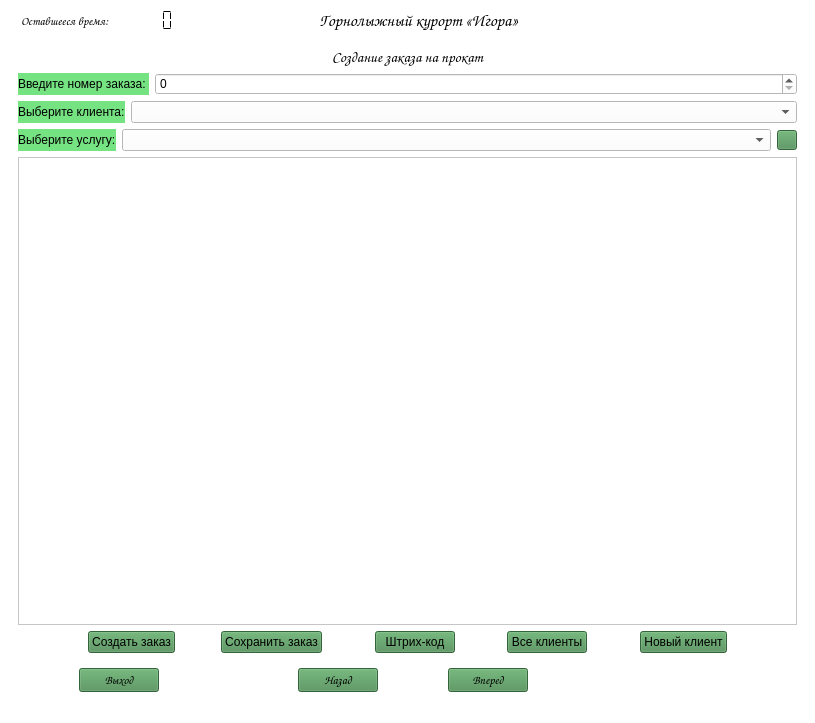
<?xml version="1.0" encoding="UTF-8"?>
<ui version="4.0">
 <class>Igora</class>
 <widget class="QMainWindow" name="Igora">
  <property name="geometry">
   <rect>
    <x>0</x>
    <y>0</y>
    <width>815</width>
    <height>723</height>
   </rect>
  </property>
  <property name="minimumSize">
   <size>
    <width>600</width>
    <height>550</height>
   </size>
  </property>
  <property name="windowTitle">
   <string>Igora</string>
  </property>
  <property name="windowIcon">
   <iconset>
    <normaloff>img/logo.ico</normaloff>img/logo.ico</iconset>
  </property>
  <property name="autoFillBackground">
   <bool>false</bool>
  </property>
  <property name="styleSheet">
   <string notr="true">background-color: rgb(255, 255, 255);</string>
  </property>
  <widget class="QWidget" name="centralwidget">
   <property name="styleSheet">
    <string notr="true"/>
   </property>
   <layout class="QVBoxLayout" name="verticalLayout_2">
    <item>
     <layout class="QHBoxLayout" name="horizontalLayout_2" stretch="1,0,2,3,2,1,1">
      <property name="leftMargin">
       <number>12</number>
      </property>
      <property name="rightMargin">
       <number>0</number>
      </property>
      <item>
       <widget class="QLabel" name="lbl_timer">
        <property name="font">
         <font>
          <family>Comic Sans MS</family>
         </font>
        </property>
        <property name="text">
         <string>Оставшееся время:</string>
        </property>
       </widget>
      </item>
      <item>
       <widget class="QLCDNumber" name="lcdTimer">
        <property name="sizePolicy">
         <sizepolicy hsizetype="Fixed" vsizetype="Fixed">
          <horstretch>64</horstretch>
          <verstretch>80</verstretch>
         </sizepolicy>
        </property>
        <property name="font">
         <font>
          <family>Comic Sans MS</family>
          <pointsize>8</pointsize>
          <weight>50</weight>
          <italic>false</italic>
          <bold>false</bold>
         </font>
        </property>
        <property name="styleSheet">
         <string notr="true">font: 8pt &quot;Comic Sans MS&quot;;</string>
        </property>
        <property name="frameShape">
         <enum>QFrame::NoFrame</enum>
        </property>
        <property name="frameShadow">
         <enum>QFrame::Raised</enum>
        </property>
        <property name="lineWidth">
         <number>1</number>
        </property>
        <property name="smallDecimalPoint">
         <bool>false</bool>
        </property>
        <property name="digitCount">
         <number>5</number>
        </property>
        <property name="mode">
         <enum>QLCDNumber::Dec</enum>
        </property>
        <property name="segmentStyle">
         <enum>QLCDNumber::Flat</enum>
        </property>
        <property name="intValue" stdset="0">
         <number>0</number>
        </property>
       </widget>
      </item>
      <item>
       <spacer name="horizontalSpacer_18">
        <property name="orientation">
         <enum>Qt::Horizontal</enum>
        </property>
        <property name="sizeHint" stdset="0">
         <size>
          <width>40</width>
          <height>20</height>
         </size>
        </property>
       </spacer>
      </item>
      <item>
       <widget class="QLabel" name="label">
        <property name="minimumSize">
         <size>
          <width>0</width>
          <height>0</height>
         </size>
        </property>
        <property name="font">
         <font>
          <family>Comic Sans MS</family>
          <pointsize>13</pointsize>
         </font>
        </property>
        <property name="text">
         <string>Горнолыжный курорт «Игора»    </string>
        </property>
        <property name="alignment">
         <set>Qt::AlignCenter</set>
        </property>
       </widget>
      </item>
      <item>
       <spacer name="horizontalSpacer_19">
        <property name="orientation">
         <enum>Qt::Horizontal</enum>
        </property>
        <property name="sizeHint" stdset="0">
         <size>
          <width>40</width>
          <height>20</height>
         </size>
        </property>
       </spacer>
      </item>
      <item>
       <spacer name="horizontalSpacer_6">
        <property name="orientation">
         <enum>Qt::Horizontal</enum>
        </property>
        <property name="sizeHint" stdset="0">
         <size>
          <width>40</width>
          <height>20</height>
         </size>
        </property>
       </spacer>
      </item>
      <item>
       <widget class="QLabel" name="logo">
        <property name="maximumSize">
         <size>
          <width>80</width>
          <height>80</height>
         </size>
        </property>
        <property name="font">
         <font>
          <family>Comic Sans MS</family>
         </font>
        </property>
        <property name="text">
         <string/>
        </property>
        <property name="pixmap">
         <pixmap>img/logo_mini.png</pixmap>
        </property>
       </widget>
      </item>
     </layout>
    </item>
    <item>
     <layout class="QVBoxLayout" name="verticalLayout" stretch="0">
      <item>
       <widget class="QStackedWidget" name="stackedWidget_main">
        <property name="styleSheet">
         <string notr="true">font: &quot;Comic Sans MS&quot;;</string>
        </property>
        <property name="currentIndex">
         <number>2</number>
        </property>
        <widget class="QWidget" name="page_1_for_all">
         <layout class="QVBoxLayout" name="verticalLayout_3">
          <item>
           <layout class="QVBoxLayout" name="verticalLayout_4" stretch="1,1,1,10">
            <property name="spacing">
             <number>2</number>
            </property>
            <property name="sizeConstraint">
             <enum>QLayout::SetMaximumSize</enum>
            </property>
            <item>
             <layout class="QHBoxLayout" name="horizontalLayout_6">
              <item>
               <widget class="QLabel" name="label_3">
                <property name="sizePolicy">
                 <sizepolicy hsizetype="Preferred" vsizetype="Minimum">
                  <horstretch>0</horstretch>
                  <verstretch>0</verstretch>
                 </sizepolicy>
                </property>
                <property name="font">
                 <font>
                  <family>Comic Sans MS</family>
                  <pointsize>11</pointsize>
                  <weight>50</weight>
                  <italic>false</italic>
                  <bold>false</bold>
                 </font>
                </property>
                <property name="text">
                 <string>Персональные данные сотрудника</string>
                </property>
                <property name="alignment">
                 <set>Qt::AlignCenter</set>
                </property>
               </widget>
              </item>
             </layout>
            </item>
            <item>
             <layout class="QHBoxLayout" name="horizontalLayout_4">
              <property name="spacing">
               <number>0</number>
              </property>
              <property name="sizeConstraint">
               <enum>QLayout::SetDefaultConstraint</enum>
              </property>
              <item>
               <widget class="QLabel" name="label_4">
                <property name="sizePolicy">
                 <sizepolicy hsizetype="Fixed" vsizetype="Minimum">
                  <horstretch>0</horstretch>
                  <verstretch>0</verstretch>
                 </sizepolicy>
                </property>
                <property name="maximumSize">
                 <size>
                  <width>35</width>
                  <height>30</height>
                 </size>
                </property>
                <property name="baseSize">
                 <size>
                  <width>0</width>
                  <height>30</height>
                 </size>
                </property>
                <property name="font">
                 <font>
                  <family>Comic Sans MS</family>
                  <pointsize>10</pointsize>
                  <weight>50</weight>
                  <italic>false</italic>
                  <bold>false</bold>
                 </font>
                </property>
                <property name="styleSheet">
                 <string notr="true">background-color: rgb(118, 227, 131);</string>
                </property>
                <property name="text">
                 <string>ФИО: </string>
                </property>
               </widget>
              </item>
              <item>
               <widget class="QLabel" name="lbl_fio">
                <property name="sizePolicy">
                 <sizepolicy hsizetype="Fixed" vsizetype="Minimum">
                  <horstretch>0</horstretch>
                  <verstretch>0</verstretch>
                 </sizepolicy>
                </property>
                <property name="minimumSize">
                 <size>
                  <width>0</width>
                  <height>0</height>
                 </size>
                </property>
                <property name="maximumSize">
                 <size>
                  <width>16777213</width>
                  <height>30</height>
                 </size>
                </property>
                <property name="baseSize">
                 <size>
                  <width>0</width>
                  <height>30</height>
                 </size>
                </property>
                <property name="font">
                 <font>
                  <family>Comic Sans MS</family>
                  <pointsize>10</pointsize>
                  <weight>50</weight>
                  <italic>false</italic>
                  <bold>false</bold>
                 </font>
                </property>
                <property name="styleSheet">
                 <string notr="true">background-color: rgb(118, 227, 131);</string>
                </property>
                <property name="text">
                 <string>Федоров Фёдор Фёдорович (для примера)</string>
                </property>
               </widget>
              </item>
             </layout>
            </item>
            <item>
             <layout class="QHBoxLayout" name="horizontalLayout_3">
              <property name="spacing">
               <number>0</number>
              </property>
              <property name="sizeConstraint">
               <enum>QLayout::SetMinimumSize</enum>
              </property>
              <item>
               <widget class="QLabel" name="label_2">
                <property name="sizePolicy">
                 <sizepolicy hsizetype="Preferred" vsizetype="Minimum">
                  <horstretch>0</horstretch>
                  <verstretch>0</verstretch>
                 </sizepolicy>
                </property>
                <property name="maximumSize">
                 <size>
                  <width>35</width>
                  <height>30</height>
                 </size>
                </property>
                <property name="font">
                 <font>
                  <family>Comic Sans MS</family>
                  <pointsize>10</pointsize>
                  <weight>50</weight>
                  <italic>false</italic>
                  <bold>false</bold>
                 </font>
                </property>
                <property name="styleSheet">
                 <string notr="true">background-color: rgb(118, 227, 131);</string>
                </property>
                <property name="text">
                 <string>Роль:</string>
                </property>
               </widget>
              </item>
              <item>
               <widget class="QLabel" name="lbl_role">
                <property name="sizePolicy">
                 <sizepolicy hsizetype="Preferred" vsizetype="Minimum">
                  <horstretch>0</horstretch>
                  <verstretch>0</verstretch>
                 </sizepolicy>
                </property>
                <property name="minimumSize">
                 <size>
                  <width>0</width>
                  <height>0</height>
                 </size>
                </property>
                <property name="maximumSize">
                 <size>
                  <width>16777215</width>
                  <height>30</height>
                 </size>
                </property>
                <property name="font">
                 <font>
                  <family>Comic Sans MS</family>
                  <pointsize>10</pointsize>
                  <weight>50</weight>
                  <italic>false</italic>
                  <bold>false</bold>
                 </font>
                </property>
                <property name="styleSheet">
                 <string notr="true">background-color: rgb(118, 227, 131);</string>
                </property>
                <property name="text">
                 <string>администратор</string>
                </property>
               </widget>
              </item>
             </layout>
            </item>
            <item>
             <layout class="QHBoxLayout" name="horizontalLayout_7" stretch="1,2,1">
              <item>
               <spacer name="horizontalSpacer_4">
                <property name="orientation">
                 <enum>Qt::Horizontal</enum>
                </property>
                <property name="sizeHint" stdset="0">
                 <size>
                  <width>40</width>
                  <height>20</height>
                 </size>
                </property>
               </spacer>
              </item>
              <item>
               <widget class="QLabel" name="lbl_photo">
                <property name="sizePolicy">
                 <sizepolicy hsizetype="Minimum" vsizetype="Minimum">
                  <horstretch>0</horstretch>
                  <verstretch>0</verstretch>
                 </sizepolicy>
                </property>
                <property name="text">
                 <string/>
                </property>
                <property name="textFormat">
                 <enum>Qt::AutoText</enum>
                </property>
                <property name="pixmap">
                 <pixmap>img/Миронов.jpeg</pixmap>
                </property>
                <property name="scaledContents">
                 <bool>true</bool>
                </property>
                <property name="alignment">
                 <set>Qt::AlignJustify|Qt::AlignVCenter</set>
                </property>
                <property name="wordWrap">
                 <bool>false</bool>
                </property>
               </widget>
              </item>
              <item>
               <spacer name="horizontalSpacer_5">
                <property name="orientation">
                 <enum>Qt::Horizontal</enum>
                </property>
                <property name="sizeHint" stdset="0">
                 <size>
                  <width>40</width>
                  <height>20</height>
                 </size>
                </property>
               </spacer>
              </item>
             </layout>
            </item>
           </layout>
          </item>
         </layout>
        </widget>
        <widget class="QWidget" name="page_2_for_admin">
         <property name="styleSheet">
          <string notr="true">font: &quot;Comic Sans MS&quot;;</string>
         </property>
         <layout class="QVBoxLayout" name="verticalLayout_7">
          <item>
           <layout class="QHBoxLayout" name="horizontalLayout_9">
            <item>
             <widget class="QLabel" name="label_5">
              <property name="font">
               <font>
                <family>Comic Sans MS</family>
                <pointsize>11</pointsize>
                <weight>50</weight>
                <italic>false</italic>
                <bold>false</bold>
               </font>
              </property>
              <property name="styleSheet">
               <string notr="true">font: 11pt &quot;Comic Sans MS&quot;;</string>
              </property>
              <property name="text">
               <string>Просмотр истории входа сотрудников</string>
              </property>
              <property name="alignment">
               <set>Qt::AlignCenter</set>
              </property>
             </widget>
            </item>
           </layout>
          </item>
          <item>
           <widget class="QTableWidget" name="table_entry">
            <property name="statusTip">
             <string/>
            </property>
            <property name="styleSheet">
             <string notr="true">font: 8pt &quot;Comic Sans MS&quot;;</string>
            </property>
            <property name="sizeAdjustPolicy">
             <enum>QAbstractScrollArea::AdjustToContents</enum>
            </property>
            <property name="autoScroll">
             <bool>false</bool>
            </property>
            <property name="autoScrollMargin">
             <number>20</number>
            </property>
            <property name="alternatingRowColors">
             <bool>false</bool>
            </property>
            <property name="horizontalScrollMode">
             <enum>QAbstractItemView::ScrollPerItem</enum>
            </property>
            <property name="showGrid">
             <bool>true</bool>
            </property>
            <property name="gridStyle">
             <enum>Qt::DashLine</enum>
            </property>
            <property name="sortingEnabled">
             <bool>true</bool>
            </property>
            <property name="wordWrap">
             <bool>true</bool>
            </property>
            <property name="cornerButtonEnabled">
             <bool>true</bool>
            </property>
            <attribute name="horizontalHeaderDefaultSectionSize">
             <number>100</number>
            </attribute>
            <attribute name="horizontalHeaderStretchLastSection">
             <bool>true</bool>
            </attribute>
            <attribute name="verticalHeaderStretchLastSection">
             <bool>false</bool>
            </attribute>
           </widget>
          </item>
         </layout>
        </widget>
        <widget class="QWidget" name="page_3_not_for_admin">
         <layout class="QVBoxLayout" name="verticalLayout_8">
          <item>
           <layout class="QVBoxLayout" name="verticalLayout_6">
            <item>
             <widget class="QLabel" name="label_6">
              <property name="font">
               <font>
                <family>Comic Sans MS</family>
                <pointsize>11</pointsize>
                <weight>50</weight>
                <italic>false</italic>
                <bold>false</bold>
               </font>
              </property>
              <property name="styleSheet">
               <string notr="true">font: 11pt &quot;Comic Sans MS&quot;;</string>
              </property>
              <property name="text">
               <string>Создание заказа на прокат</string>
              </property>
              <property name="alignment">
               <set>Qt::AlignCenter</set>
              </property>
             </widget>
            </item>
            <item>
             <layout class="QHBoxLayout" name="horizontalLayout_10" stretch="1,10">
              <item>
               <widget class="QLabel" name="label_7">
                <property name="styleSheet">
                 <string notr="true">background-color: rgb(118, 227, 131);
font: 9pt &quot;Comic Sans MS&quot;;</string>
                </property>
                <property name="text">
                 <string>Введите номер заказа: </string>
                </property>
               </widget>
              </item>
              <item>
               <widget class="QSpinBox" name="spin_num_order">
                <property name="maximum">
                 <number>99999999</number>
                </property>
               </widget>
              </item>
             </layout>
            </item>
            <item>
             <layout class="QHBoxLayout" name="horizontalLayout_11" stretch="1,10">
              <item>
               <widget class="QLabel" name="label_8">
                <property name="styleSheet">
                 <string notr="true">font: 9pt &quot;Comic Sans MS&quot;;
background-color: rgb(118, 227, 131);</string>
                </property>
                <property name="text">
                 <string>Выберите клиента:</string>
                </property>
               </widget>
              </item>
              <item>
               <widget class="QComboBox" name="comboBox_clients"/>
              </item>
             </layout>
            </item>
            <item>
             <layout class="QHBoxLayout" name="horizontalLayout_12" stretch="1,100,0">
              <item>
               <widget class="QLabel" name="label_9">
                <property name="styleSheet">
                 <string notr="true">font: 9pt &quot;Comic Sans MS&quot;;
background-color: rgb(118, 227, 131);</string>
                </property>
                <property name="text">
                 <string>Выберите услугу:</string>
                </property>
               </widget>
              </item>
              <item>
               <widget class="QComboBox" name="comboBox_serv"/>
              </item>
              <item>
               <widget class="QPushButton" name="btn_plus">
                <property name="maximumSize">
                 <size>
                  <width>20</width>
                  <height>20</height>
                 </size>
                </property>
                <property name="styleSheet">
                 <string notr="true">background-color: rgb(73, 140, 81);</string>
                </property>
                <property name="text">
                 <string/>
                </property>
                <property name="icon">
                 <iconset>
                  <normaloff>img/Добавить.png</normaloff>img/Добавить.png</iconset>
                </property>
                <property name="iconSize">
                 <size>
                  <width>20</width>
                  <height>20</height>
                 </size>
                </property>
                <property name="checkable">
                 <bool>false</bool>
                </property>
                <property name="checked">
                 <bool>false</bool>
                </property>
                <property name="autoRepeat">
                 <bool>false</bool>
                </property>
                <property name="autoExclusive">
                 <bool>false</bool>
                </property>
               </widget>
              </item>
             </layout>
            </item>
            <item>
             <widget class="QListWidget" name="add_new_field">
              <property name="iconSize">
               <size>
                <width>500</width>
                <height>151</height>
               </size>
              </property>
              <property name="selectionRectVisible">
               <bool>true</bool>
              </property>
             </widget>
            </item>
            <item>
             <layout class="QHBoxLayout" name="horizontalLayout_13" stretch="3,1,0,0,2,1,2,1,2,1,3">
              <item>
               <spacer name="horizontalSpacer_7">
                <property name="orientation">
                 <enum>Qt::Horizontal</enum>
                </property>
                <property name="sizeHint" stdset="0">
                 <size>
                  <width>40</width>
                  <height>20</height>
                 </size>
                </property>
               </spacer>
              </item>
              <item>
               <widget class="QPushButton" name="btn_new_order">
                <property name="styleSheet">
                 <string notr="true">background-color: rgb(73, 140, 81);
font: 9pt &quot;Comic Sans MS&quot;;</string>
                </property>
                <property name="text">
                 <string>Создать заказ</string>
                </property>
               </widget>
              </item>
              <item>
               <spacer name="horizontalSpacer_17">
                <property name="orientation">
                 <enum>Qt::Horizontal</enum>
                </property>
                <property name="sizeHint" stdset="0">
                 <size>
                  <width>40</width>
                  <height>20</height>
                 </size>
                </property>
               </spacer>
              </item>
              <item>
               <widget class="QPushButton" name="btn_save_request">
                <property name="styleSheet">
                 <string notr="true">background-color: rgb(73, 140, 81);
font: 9pt &quot;Comic Sans MS&quot;;</string>
                </property>
                <property name="text">
                 <string>Сохранить заказ</string>
                </property>
               </widget>
              </item>
              <item>
               <spacer name="horizontalSpacer_10">
                <property name="orientation">
                 <enum>Qt::Horizontal</enum>
                </property>
                <property name="sizeHint" stdset="0">
                 <size>
                  <width>40</width>
                  <height>20</height>
                 </size>
                </property>
               </spacer>
              </item>
              <item>
               <widget class="QPushButton" name="btn_code">
                <property name="styleSheet">
                 <string notr="true">background-color: rgb(73, 140, 81);
font: 9pt &quot;Comic Sans MS&quot;;</string>
                </property>
                <property name="text">
                 <string>Штрих-код</string>
                </property>
               </widget>
              </item>
              <item>
               <spacer name="horizontalSpacer_12">
                <property name="orientation">
                 <enum>Qt::Horizontal</enum>
                </property>
                <property name="sizeHint" stdset="0">
                 <size>
                  <width>40</width>
                  <height>20</height>
                 </size>
                </property>
               </spacer>
              </item>
              <item>
               <widget class="QPushButton" name="btn_all_clients">
                <property name="styleSheet">
                 <string notr="true">background-color: rgb(73, 140, 81);
font: 9pt &quot;Comic Sans MS&quot;;</string>
                </property>
                <property name="text">
                 <string>Все клиенты</string>
                </property>
               </widget>
              </item>
              <item>
               <spacer name="horizontalSpacer_9">
                <property name="orientation">
                 <enum>Qt::Horizontal</enum>
                </property>
                <property name="sizeHint" stdset="0">
                 <size>
                  <width>40</width>
                  <height>20</height>
                 </size>
                </property>
               </spacer>
              </item>
              <item>
               <widget class="QPushButton" name="btn_new_client">
                <property name="styleSheet">
                 <string notr="true">background-color: rgb(73, 140, 81);
font: 9pt &quot;Comic Sans MS&quot;;</string>
                </property>
                <property name="text">
                 <string>Новый клиент</string>
                </property>
               </widget>
              </item>
              <item>
               <spacer name="horizontalSpacer_8">
                <property name="orientation">
                 <enum>Qt::Horizontal</enum>
                </property>
                <property name="sizeHint" stdset="0">
                 <size>
                  <width>40</width>
                  <height>20</height>
                 </size>
                </property>
               </spacer>
              </item>
             </layout>
            </item>
           </layout>
          </item>
         </layout>
        </widget>
        <widget class="QWidget" name="page_5_for_page3">
         <layout class="QVBoxLayout" name="verticalLayout_10">
          <item>
           <widget class="QLabel" name="label_11">
            <property name="font">
             <font>
              <family>Comic Sans MS</family>
              <pointsize>11</pointsize>
              <weight>50</weight>
              <italic>false</italic>
              <bold>false</bold>
             </font>
            </property>
            <property name="styleSheet">
             <string notr="true">font: 11pt &quot;Comic Sans MS&quot;;</string>
            </property>
            <property name="text">
             <string>Просмотр всех клиентов</string>
            </property>
            <property name="alignment">
             <set>Qt::AlignCenter</set>
            </property>
           </widget>
          </item>
          <item>
           <widget class="QTableWidget" name="table_clients">
            <property name="sizeAdjustPolicy">
             <enum>QAbstractScrollArea::AdjustToContents</enum>
            </property>
            <attribute name="horizontalHeaderStretchLastSection">
             <bool>true</bool>
            </attribute>
            <column>
             <property name="text">
              <string>id</string>
             </property>
            </column>
            <column>
             <property name="text">
              <string>ФИО</string>
             </property>
            </column>
            <column>
             <property name="text">
              <string>Код клиента</string>
             </property>
            </column>
            <column>
             <property name="text">
              <string>Паспортные данные</string>
             </property>
            </column>
            <column>
             <property name="text">
              <string>Дата рождения</string>
             </property>
            </column>
            <column>
             <property name="text">
              <string>Адрес</string>
             </property>
            </column>
            <column>
             <property name="text">
              <string>email</string>
             </property>
            </column>
            <column>
             <property name="text">
              <string>Пароль</string>
             </property>
            </column>
           </widget>
          </item>
         </layout>
        </widget>
        <widget class="QWidget" name="page_4_for_admin">
         <layout class="QVBoxLayout" name="verticalLayout_9">
          <item>
           <widget class="QLabel" name="label_10">
            <property name="font">
             <font>
              <family>Comic Sans MS</family>
              <pointsize>11</pointsize>
              <weight>50</weight>
              <italic>false</italic>
              <bold>false</bold>
             </font>
            </property>
            <property name="styleSheet">
             <string notr="true">font: 11pt &quot;Comic Sans MS&quot;;</string>
            </property>
            <property name="text">
             <string>Создание отчёта</string>
            </property>
            <property name="alignment">
             <set>Qt::AlignCenter</set>
            </property>
           </widget>
          </item>
          <item>
           <layout class="QHBoxLayout" name="horizontalLayout_15" stretch="1,2,2">
            <item>
             <widget class="QLabel" name="label_12">
              <property name="styleSheet">
               <string notr="true">background-color: rgb(118, 227, 131);
font: 9pt &quot;Comic Sans MS&quot;;</string>
              </property>
              <property name="text">
               <string>Введите период времени:</string>
              </property>
             </widget>
            </item>
            <item>
             <widget class="QDateTimeEdit" name="date_start">
              <property name="maximumDate">
               <date>
                <year>9999</year>
                <month>12</month>
                <day>30</day>
               </date>
              </property>
              <property name="displayFormat">
               <string>dd.MM.yyyy</string>
              </property>
             </widget>
            </item>
            <item>
             <widget class="QDateTimeEdit" name="date_end">
              <property name="displayFormat">
               <string>dd.MM.yyyy</string>
              </property>
             </widget>
            </item>
           </layout>
          </item>
          <item>
           <widget class="QPushButton" name="btn_count_serv">
            <property name="enabled">
             <bool>false</bool>
            </property>
            <property name="styleSheet">
             <string notr="true">background-color: rgb(73, 140, 81);
font: 9pt &quot;Comic Sans MS&quot;;</string>
            </property>
            <property name="text">
             <string>кол-во услуг по дням за период времени</string>
            </property>
           </widget>
          </item>
          <item>
           <widget class="QPushButton" name="btn_count_order_serv">
            <property name="enabled">
             <bool>false</bool>
            </property>
            <property name="styleSheet">
             <string notr="true">background-color: rgb(73, 140, 81);
font: 9pt &quot;Comic Sans MS&quot;;</string>
            </property>
            <property name="text">
             <string>кол-во заказов по дням за период времени по каждой услуге</string>
            </property>
           </widget>
          </item>
          <item>
           <widget class="QPushButton" name="btn_count_order">
            <property name="styleSheet">
             <string notr="true">background-color: rgb(73, 140, 81);
font: 9pt &quot;Comic Sans MS&quot;;</string>
            </property>
            <property name="text">
             <string>кол-во заказов по дням за период времени</string>
            </property>
           </widget>
          </item>
          <item>
           <widget class="QStackedWidget" name="stackedWidget_report">
            <property name="currentIndex">
             <number>0</number>
            </property>
            <widget class="QWidget" name="page_1_table">
             <layout class="QHBoxLayout" name="horizontalLayout_16">
              <item>
               <layout class="QVBoxLayout" name="verticalLayout_11">
                <item>
                 <widget class="QTableWidget" name="table_graf">
                  <property name="sizeAdjustPolicy">
                   <enum>QAbstractScrollArea::AdjustToContents</enum>
                  </property>
                  <attribute name="horizontalHeaderStretchLastSection">
                   <bool>true</bool>
                  </attribute>
                 </widget>
                </item>
               </layout>
              </item>
             </layout>
            </widget>
            <widget class="QWidget" name="page_2_graf">
             <layout class="QVBoxLayout" name="verticalLayout_13">
              <item>
               <layout class="QVBoxLayout" name="verticalLayout_12">
                <item>
                 <widget class="QLabel" name="label_13">
                  <property name="text">
                   <string>тут должен быть график (можно сделать через matplotlib)</string>
                  </property>
                 </widget>
                </item>
               </layout>
              </item>
             </layout>
            </widget>
           </widget>
          </item>
          <item>
           <layout class="QHBoxLayout" name="horizontalLayout_14" stretch="1">
            <item>
             <widget class="QPushButton" name="btn_pdf">
              <property name="styleSheet">
               <string notr="true">background-color: rgb(73, 140, 81);
font: 9pt &quot;Comic Sans MS&quot;;</string>
              </property>
              <property name="text">
               <string>сохранить в pdf</string>
              </property>
             </widget>
            </item>
           </layout>
          </item>
         </layout>
        </widget>
        <widget class="QWidget" name="page_6_for_admin">
         <layout class="QVBoxLayout" name="verticalLayout_14">
          <item>
           <layout class="QHBoxLayout" name="horizontalLayout_17">
            <item>
             <widget class="QLabel" name="label_14">
              <property name="styleSheet">
               <string notr="true">font: 11pt &quot;Comic Sans MS&quot;;</string>
              </property>
              <property name="text">
               <string>Редактирование услуг</string>
              </property>
              <property name="alignment">
               <set>Qt::AlignCenter</set>
              </property>
             </widget>
            </item>
           </layout>
          </item>
          <item>
           <layout class="QVBoxLayout" name="verticalLayout_5">
            <item>
             <layout class="QHBoxLayout" name="horizontalLayout_18" stretch="0,100">
              <item>
               <widget class="QLabel" name="label_15">
                <property name="styleSheet">
                 <string notr="true">background-color: rgb(118, 227, 131);
font: 9pt &quot;Comic Sans MS&quot;;</string>
                </property>
                <property name="text">
                 <string>Введите название услуги:</string>
                </property>
               </widget>
              </item>
              <item>
               <widget class="QLineEdit" name="edit_title_serv"/>
              </item>
             </layout>
            </item>
            <item>
             <layout class="QHBoxLayout" name="horizontalLayout_20" stretch="0,100">
              <item>
               <widget class="QLabel" name="label_17">
                <property name="styleSheet">
                 <string notr="true">background-color: rgb(118, 227, 131);
font: 9pt &quot;Comic Sans MS&quot;;</string>
                </property>
                <property name="text">
                 <string>Введите код услуги:</string>
                </property>
               </widget>
              </item>
              <item>
               <widget class="QLineEdit" name="edit_code_serv"/>
              </item>
             </layout>
            </item>
            <item>
             <layout class="QHBoxLayout" name="horizontalLayout_19" stretch="0,100">
              <item>
               <widget class="QLabel" name="label_18">
                <property name="styleSheet">
                 <string notr="true">background-color: rgb(118, 227, 131);
font: 9pt &quot;Comic Sans MS&quot;;</string>
                </property>
                <property name="text">
                 <string>Введите стоимость услуги (руб. за час):</string>
                </property>
               </widget>
              </item>
              <item>
               <widget class="QSpinBox" name="spin_cost">
                <property name="maximum">
                 <number>100000</number>
                </property>
               </widget>
              </item>
             </layout>
            </item>
           </layout>
          </item>
          <item>
           <widget class="QTableWidget" name="table_serv">
            <property name="sizeAdjustPolicy">
             <enum>QAbstractScrollArea::AdjustToContents</enum>
            </property>
            <attribute name="horizontalHeaderStretchLastSection">
             <bool>true</bool>
            </attribute>
           </widget>
          </item>
          <item>
           <layout class="QHBoxLayout" name="horizontalLayout_21">
            <item>
             <spacer name="horizontalSpacer_13">
              <property name="orientation">
               <enum>Qt::Horizontal</enum>
              </property>
              <property name="sizeHint" stdset="0">
               <size>
                <width>40</width>
                <height>20</height>
               </size>
              </property>
             </spacer>
            </item>
            <item>
             <widget class="QPushButton" name="btn_new_serv">
              <property name="styleSheet">
               <string notr="true">background-color: rgb(73, 140, 81);
font: 9pt &quot;Comic Sans MS&quot;;</string>
              </property>
              <property name="text">
               <string>Добавить услугу</string>
              </property>
             </widget>
            </item>
            <item>
             <spacer name="horizontalSpacer_14">
              <property name="orientation">
               <enum>Qt::Horizontal</enum>
              </property>
              <property name="sizeHint" stdset="0">
               <size>
                <width>40</width>
                <height>20</height>
               </size>
              </property>
             </spacer>
            </item>
            <item>
             <widget class="QPushButton" name="btn_delete_serv">
              <property name="styleSheet">
               <string notr="true">background-color: rgb(73, 140, 81);
font: 9pt &quot;Comic Sans MS&quot;;</string>
              </property>
              <property name="text">
               <string>Удалить услугу</string>
              </property>
             </widget>
            </item>
            <item>
             <spacer name="horizontalSpacer_15">
              <property name="orientation">
               <enum>Qt::Horizontal</enum>
              </property>
              <property name="sizeHint" stdset="0">
               <size>
                <width>40</width>
                <height>20</height>
               </size>
              </property>
             </spacer>
            </item>
            <item>
             <widget class="QPushButton" name="btn_save_serv">
              <property name="styleSheet">
               <string notr="true">background-color: rgb(73, 140, 81);
font: 9pt &quot;Comic Sans MS&quot;;</string>
              </property>
              <property name="text">
               <string>Сохранить услуги</string>
              </property>
             </widget>
            </item>
            <item>
             <spacer name="horizontalSpacer_16">
              <property name="orientation">
               <enum>Qt::Horizontal</enum>
              </property>
              <property name="sizeHint" stdset="0">
               <size>
                <width>40</width>
                <height>20</height>
               </size>
              </property>
             </spacer>
            </item>
           </layout>
          </item>
         </layout>
        </widget>
       </widget>
      </item>
     </layout>
    </item>
    <item>
     <layout class="QHBoxLayout" name="horizontalLayout" stretch="1,1,2,1,1,1,4">
      <property name="spacing">
       <number>0</number>
      </property>
      <item>
       <spacer name="horizontalSpacer_11">
        <property name="orientation">
         <enum>Qt::Horizontal</enum>
        </property>
        <property name="sizeHint" stdset="0">
         <size>
          <width>40</width>
          <height>20</height>
         </size>
        </property>
       </spacer>
      </item>
      <item>
       <widget class="QPushButton" name="btn_exit">
        <property name="font">
         <font>
          <family>Comic Sans MS</family>
          <pointsize>9</pointsize>
          <weight>50</weight>
          <italic>false</italic>
          <bold>false</bold>
         </font>
        </property>
        <property name="styleSheet">
         <string notr="true">background-color: rgb(73, 140, 81);
font: 9pt &quot;Comic Sans MS&quot;;</string>
        </property>
        <property name="text">
         <string>Выход</string>
        </property>
       </widget>
      </item>
      <item>
       <spacer name="horizontalSpacer">
        <property name="orientation">
         <enum>Qt::Horizontal</enum>
        </property>
        <property name="sizeHint" stdset="0">
         <size>
          <width>40</width>
          <height>20</height>
         </size>
        </property>
       </spacer>
      </item>
      <item>
       <widget class="QPushButton" name="btn_back">
        <property name="font">
         <font>
          <family>Comic Sans MS</family>
          <pointsize>9</pointsize>
          <weight>50</weight>
          <italic>false</italic>
          <bold>false</bold>
         </font>
        </property>
        <property name="styleSheet">
         <string notr="true">background-color: rgb(73, 140, 81);
font: 9pt &quot;Comic Sans MS&quot;;</string>
        </property>
        <property name="text">
         <string>Назад</string>
        </property>
       </widget>
      </item>
      <item>
       <spacer name="horizontalSpacer_3">
        <property name="orientation">
         <enum>Qt::Horizontal</enum>
        </property>
        <property name="sizeHint" stdset="0">
         <size>
          <width>40</width>
          <height>20</height>
         </size>
        </property>
       </spacer>
      </item>
      <item>
       <widget class="QPushButton" name="btn_next">
        <property name="font">
         <font>
          <family>Comic Sans MS</family>
          <pointsize>9</pointsize>
          <weight>50</weight>
          <italic>false</italic>
          <bold>false</bold>
         </font>
        </property>
        <property name="styleSheet">
         <string notr="true">background-color: rgb(73, 140, 81);
font: 9pt &quot;Comic Sans MS&quot;;</string>
        </property>
        <property name="text">
         <string>Вперед</string>
        </property>
       </widget>
      </item>
      <item>
       <spacer name="horizontalSpacer_2">
        <property name="orientation">
         <enum>Qt::Horizontal</enum>
        </property>
        <property name="sizeHint" stdset="0">
         <size>
          <width>40</width>
          <height>20</height>
         </size>
        </property>
       </spacer>
      </item>
     </layout>
    </item>
   </layout>
  </widget>
  <widget class="QMenuBar" name="menubar">
   <property name="geometry">
    <rect>
     <x>0</x>
     <y>0</y>
     <width>815</width>
     <height>21</height>
    </rect>
   </property>
  </widget>
  <widget class="QStatusBar" name="statusbar"/>
 </widget>
 <resources/>
 <connections/>
</ui>
